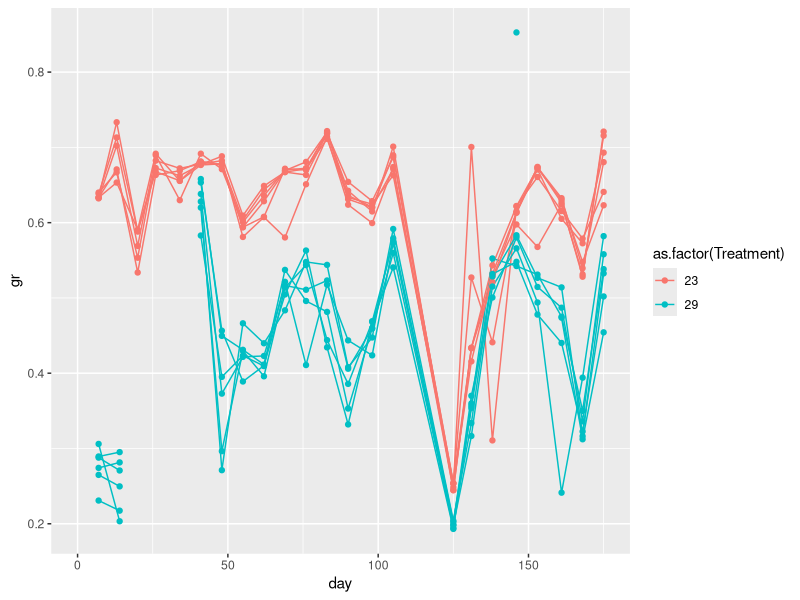
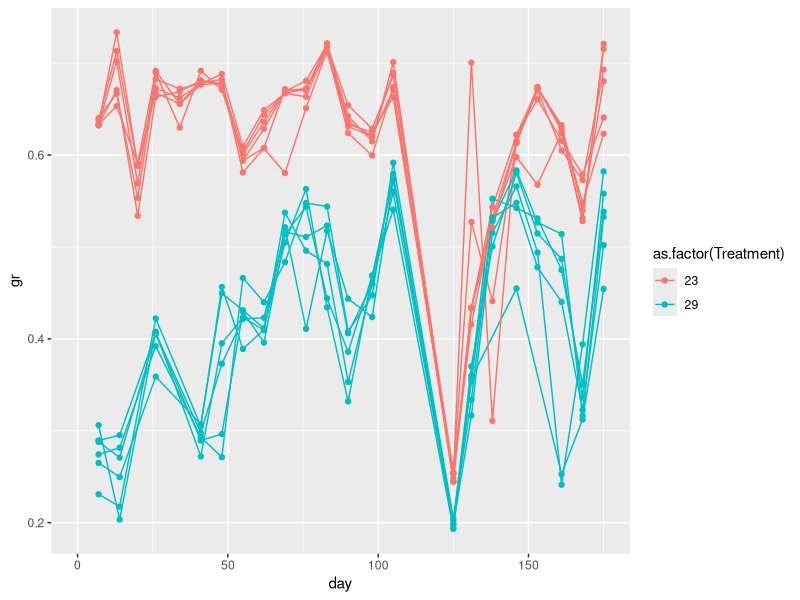
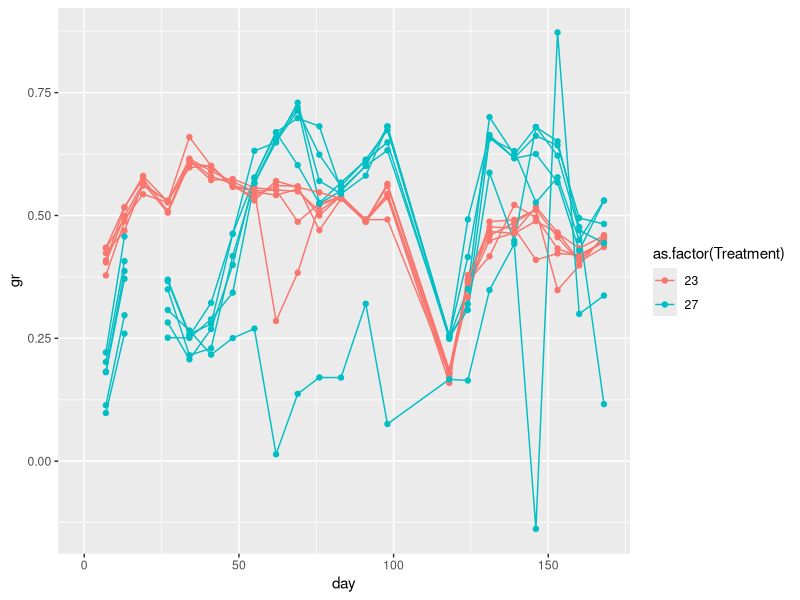
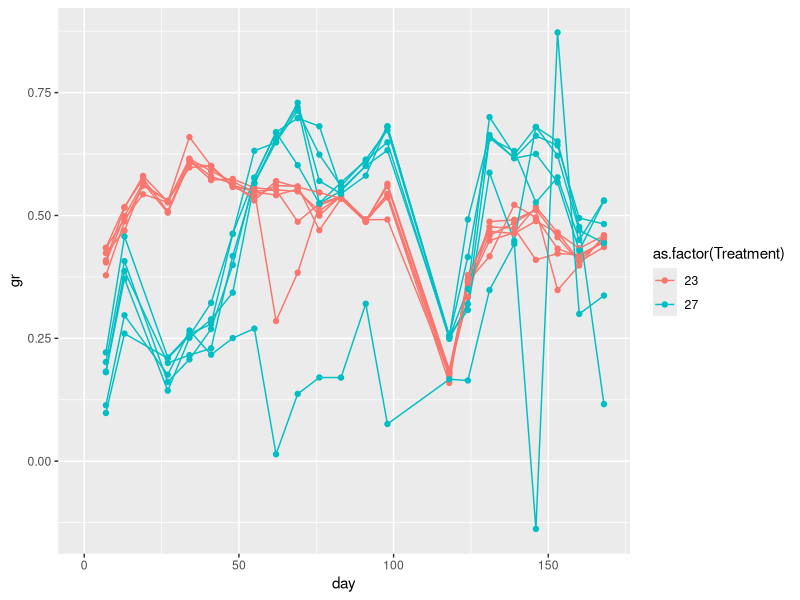

Reproduce these figures in R, in order. (Note: this script raises an error after producing the figures.)
library(ggplot2)
library(nlme)
library(lmerTest)


#####getting data ready#####
#read in data
b_evo <- read.csv("Pc_B_Evo.csv", sep=",", as.is=TRUE, header=TRUE)
d_evo <- read.csv("Pc_D_Evo.csv", sep=",", as.is=TRUE, header=TRUE)

#strip extra rows
b_evo<- b_evo[1:288,]
d_evo <- d_evo[1:276,]

#strip extra columns
b_evo <- b_evo[,1:7]
d_evo <- d_evo[,c(1,2,3,4,5,7,10)]

#format date info
b_evo$Date <- as.Date(b_evo$Date, "%d/%m/%Y")
d_evo$Date <- as.Date(d_evo$Date, "%d/%m/%Y")

#convert to days since begining
b_evo$day <- as.numeric(round(difftime(b_evo$Date, b_evo$Date[1], units="days"), digits=0))
d_evo$day <- as.numeric(round(difftime(d_evo$Date, d_evo$Date[1], units="days"), digits=0))

#make column of cell counts that are numeric
b_evo$Cell.count <- sub(",","",b_evo$Cell.count)
b_evo$Cell.count <- as.numeric(b_evo$Cell.count)
#for b, NAs introduced
#should be 14 - checks out - these were originally nas

d_evo$Cell.count <- sub(",","",d_evo$Count)
d_evo$Cell.count <- as.numeric(d_evo$Cell.count)
#for d, NAs introduced
#should be 6 - checks out - these were originally nas

#####find growth rates####
#?I think Ruth told me that the cells were diluted to 1000 cells/10ul for each transfer
#?not sure what time 0 means then...
#?I'm assuming these cell counts are /10ul for this analysis
#to calculate growth rate: (log(Cell.count) - log(1000))/#days
#?does rep 1 in 23 correspond to rep 1 in 29 in some way? for now, assume no and make unique
#?need to check when dilutions not done/done - NAs right now stopping calculations

b_evo$Rep <- paste(b_evo$Rep.ID,b_evo$Treatment)
d_evo$Rep <- paste(d_evo$Rep.ID,d_evo$Treatment)

#calculate growth rates for b
b_evo$gr <- NA
for (i in unique(b_evo$Rep)){
  sub <- subset(b_evo, Rep==i)
  for (j in 2:length(sub$File.ID)){
    b_evo[b_evo$Rep==i,]$gr[j] <- (log(sub$Cell.count[j])-log(1000))/(sub$day[j]-sub$day[j-1])
  }
}

#if remove rows with NAs, assuming dilution not done on any of those days
b_evo_nona <- b_evo[-which(is.na(b_evo$Cell.count)),]

#calculate growth rates for b without NAs
b_evo_nona$gr <- NA
for (i in unique(b_evo_nona$Rep)){
  sub <- subset(b_evo_nona, Rep==i)
  for (j in 2:length(sub$File.ID)){
    b_evo_nona[b_evo_nona$Rep==i,]$gr[j] <- (log(sub$Cell.count[j])-log(1000))/(sub$day[j]-sub$day[j-1])
  }
}


#calculate growth rates for d
d_evo$gr <- NA
for (i in unique(d_evo$Rep)){
  sub <- subset(d_evo, Rep==i)
  for (j in 2:length(sub$File.ID)){
    d_evo[d_evo$Rep==i,]$gr[j] <- (log(sub$Cell.count[j])-log(1000))/(sub$day[j]-sub$day[j-1])
  }
}

#if remove rows with NAs, assuming dilution not done on any of those days
d_evo_nona <- d_evo[-which(is.na(d_evo$Cell.count)),]

#calculate growth rates for b without NAs
d_evo_nona$gr <- NA
for (i in unique(d_evo_nona$Rep)){
  sub <- subset(d_evo_nona, Rep==i)
  for (j in 2:length(sub$File.ID)){
    d_evo_nona[d_evo_nona$Rep==i,]$gr[j] <- (log(sub$Cell.count[j])-log(1000))/(sub$day[j]-sub$day[j-1])
  }
}

#####plotting#####
#plot b without removing nas
ggplot(b_evo, aes(x=day, y=gr, col=as.factor(Treatment))) +
  geom_line(aes(group=Rep))+
  geom_point()

#plot b with removing nas
ggplot(b_evo_nona, aes(x=day, y=gr, col=as.factor(Treatment))) +
  geom_line(aes(group=Rep))+
  geom_point()
#mostly ok but huge dip at one timepoint - day 125 = 2022-03-31

#plot d without removing nas
ggplot(d_evo, aes(x=day, y=gr, col=as.factor(Treatment))) +
  geom_line(aes(group=Rep))+
  geom_point()

#plot d with removing nas
ggplot(d_evo_nona, aes(x=day, y=gr, col=as.factor(Treatment))) +
  geom_line(aes(group=Rep))+
  geom_point()
#they have a big dip as well - day 118 = 2022-03-31 - same date
#seems to affect next points as well - related to covid gap? maybe stationary phase and took awhile to recover?

###try to find overall lines of best fit
#b - b_evo_nona
#subset by Treatment - 23
b_subt23 <- subset(b_evo_nona, Treatment==23)
#make version where remove weird points
b_subt23.rm <- b_subt23[-which(b_subt23$day==125),]
b_subt23.rm <- b_subt23.rm[-which(b_subt23.rm$day==131),]
b_subt23.rm <- b_subt23.rm[-which(b_subt23.rm$day==138),]
#fit a linear model
fit1 <- lme(gr~day, data=b_subt23)
fit1.rm <- lm(gr~day, data=b_subt23.rm)
#look at the fits
plot(b_subt23$day, b_subt23$gr, pch=19, col="red")
points(b_subt23.rm$day, b_subt23.rm$gr, pch=19, col="black")
x_axis <- seq(0,175,length=100)
lines(x_axis, predict(fit1, data.frame(day=x_axis)), col="red")
lines(x_axis, predict(fit1.rm, data.frame(day=x_axis)), col="black")

#find values
summary(fit1)$adj.r.squared
fit1$coefficients
summary(fit1.rm)$adj.r.squared
fit1.rm$coefficients

#subset by Treatment - 29
b_subt29 <- subset(b_evo_nona, Treatment==29)
#make version where remove weird points
b_subt29.rm <- b_subt29[-which(b_subt29$day==125),]
b_subt29.rm <- b_subt29.rm[-which(b_subt29.rm$day==131),]
b_subt29.rm <- b_subt29.rm[-which(b_subt29.rm$day==138),]
#fit a linear model
fit1 <- lm(gr~day, data=b_subt29)
fit1.rm <- lm(gr~day, data=b_subt29.rm)
#look at the fits
plot(b_subt29$day, b_subt29$gr, pch=19, col="red")
points(b_subt29.rm$day, b_subt29.rm$gr, pch=19, col="black")
x_axis <- seq(0,175,length=100)
lines(x_axis, predict(fit1, data.frame(day=x_axis)), col="red")
lines(x_axis, predict(fit1.rm, data.frame(day=x_axis)), col="black")

#find values
summary(fit1)$adj.r.squared
fit1$coefficients
summary(fit1.rm)$adj.r.squared
fit1.rm$coefficients

#d - d_evo_nona
#subset by Treatment - 23
d_subt23 <- subset(d_evo_nona, Treatment==23)
#make version where remove weird points
d_subt23.rm <- d_subt23[-which(d_subt23$day==118),]
d_subt23.rm <- d_subt23.rm[-which(d_subt23.rm$day==124),]
d_subt23.rm <- d_subt23.rm[-which(d_subt23.rm$day==131),]
#fit a linear model
fit1 <- lm(gr~day, data=d_subt23)
fit1.rm <- lm(gr~day, data=d_subt23.rm)
#look at the fits
plot(d_subt23$day, d_subt23$gr, pch=19, col="red")
points(d_subt23.rm$day, d_subt23.rm$gr, pch=19, col="black")
x_axis <- seq(0,175,length=100)
lines(x_axis, predict(fit1, data.frame(day=x_axis)), col="red")
lines(x_axis, predict(fit1.rm, data.frame(day=x_axis)), col="black")

#find values
summary(fit1)$adj.r.squared
fit1$coefficients
summary(fit1.rm)$adj.r.squared
fit1.rm$coefficients

#subset by Treatment - 27
d_subt27 <- subset(d_evo_nona, Treatment==27)
#make version where remove weird points
d_subt27.rm <- d_subt27[-which(d_subt27$day==118),]
d_subt27.rm <- d_subt27.rm[-which(d_subt27.rm$day==124),]
d_subt27.rm <- d_subt27.rm[-which(d_subt27.rm$day==131),]
#fit a linear model
fit1 <- lm(gr~day, data=d_subt27)
fit1.rm <- lm(gr~day, data=d_subt27.rm)
#look at the fits
plot(d_subt27$day, d_subt27$gr, pch=19, col="red")
points(d_subt27.rm$day, d_subt27.rm$gr, pch=19, col="black")
x_axis <- seq(0,175,length=100)
lines(x_axis, predict(fit1, data.frame(day=x_axis)), col="red")
lines(x_axis, predict(fit1.rm, data.frame(day=x_axis)), col="black")

#find values
summary(fit1)$adj.r.squared
fit1$coefficients
summary(fit1.rm)$adj.r.squared
fit1.rm$coefficients

#####mixed effects models#####
#b - b_evo_nona
#make Treatment a factor
b_evo_nona$Treatment <- as.factor(b_evo_nona$Treatment)

#make version where remove weird points
b_evo_rm <- b_evo_nona[-which(b_evo_nona$day%in%c(125,131,138)),]


#fit a linear model
b_nlme <- lme(gr ~ day*Treatment, random = ~ day|Rep, data=b_evo_nona, na.action=na.exclude)
b_lme4 <- lmer(gr ~ day*Treatment + (day|Rep), data = b_evo_nona, na.action=na.exclude)

summary(b_nlme)
summary(b_lme4)
VarCorr(b_nlme)
VarCorr(b_lme4)
confint(b_lme4, parm=c("day","Treatment29"))   # lmer
intervals(b_nlme, which="fixed")
anova(b_nlme)
anova(b_lme4, type=1)


fit1.rm <- lm(gr~day, data=b_subt23.rm)
#look at the fits
plot(b_subt23$day, b_subt23$gr, pch=19, col="red")
points(b_subt23.rm$day, b_subt23.rm$gr, pch=19, col="black")
x_axis <- seq(0,175,length=100)
lines(x_axis, predict(fit1, data.frame(day=x_axis)), col="red")
lines(x_axis, predict(fit1.rm, data.frame(day=x_axis)), col="black")

#find values
summary(fit1)$adj.r.squared
fit1$coefficients
summary(fit1.rm)$adj.r.squared
fit1.rm$coefficients

#subset by Treatment - 29
b_subt29 <- subset(b_evo_nona, Treatment==29)
#make version where remove weird points
b_subt29.rm <- b_subt29[-which(b_subt29$day==125),]
b_subt29.rm <- b_subt29.rm[-which(b_subt29.rm$day==131),]
b_subt29.rm <- b_subt29.rm[-which(b_subt29.rm$day==138),]
#fit a linear model
fit1 <- lm(gr~day, data=b_subt29)
fit1.rm <- lm(gr~day, data=b_subt29.rm)
#look at the fits
plot(b_subt29$day, b_subt29$gr, pch=19, col="red")
points(b_subt29.rm$day, b_subt29.rm$gr, pch=19, col="black")
x_axis <- seq(0,175,length=100)
lines(x_axis, predict(fit1, data.frame(day=x_axis)), col="red")
lines(x_axis, predict(fit1.rm, data.frame(day=x_axis)), col="black")

#find values
summary(fit1)$adj.r.squared
fit1$coefficients
summary(fit1.rm)$adj.r.squared
fit1.rm$coefficients

#d - d_evo_nona
#subset by Treatment - 23
d_subt23 <- subset(d_evo_nona, Treatment==23)
#make version where remove weird points
d_subt23.rm <- d_subt23[-which(d_subt23$day==118),]
d_subt23.rm <- d_subt23.rm[-which(d_subt23.rm$day==124),]
d_subt23.rm <- d_subt23.rm[-which(d_subt23.rm$day==131),]
#fit a linear model
fit1 <- lm(gr~day, data=d_subt23)
fit1.rm <- lm(gr~day, data=d_subt23.rm)
#look at the fits
plot(d_subt23$day, d_subt23$gr, pch=19, col="red")
points(d_subt23.rm$day, d_subt23.rm$gr, pch=19, col="black")
x_axis <- seq(0,175,length=100)
lines(x_axis, predict(fit1, data.frame(day=x_axis)), col="red")
lines(x_axis, predict(fit1.rm, data.frame(day=x_axis)), col="black")

#find values
summary(fit1)$adj.r.squared
fit1$coefficients
summary(fit1.rm)$adj.r.squared
fit1.rm$coefficients

#subset by Treatment - 27
d_subt27 <- subset(d_evo_nona, Treatment==27)
#make version where remove weird points
d_subt27.rm <- d_subt27[-which(d_subt27$day==118),]
d_subt27.rm <- d_subt27.rm[-which(d_subt27.rm$day==124),]
d_subt27.rm <- d_subt27.rm[-which(d_subt27.rm$day==131),]
#fit a linear model
fit1 <- lm(gr~day, data=d_subt27)
fit1.rm <- lm(gr~day, data=d_subt27.rm)
#look at the fits
plot(d_subt27$day, d_subt27$gr, pch=19, col="red")
points(d_subt27.rm$day, d_subt27.rm$gr, pch=19, col="black")
x_axis <- seq(0,175,length=100)
lines(x_axis, predict(fit1, data.frame(day=x_axis)), col="red")
lines(x_axis, predict(fit1.rm, data.frame(day=x_axis)), col="black")

#find values
summary(fit1)$adj.r.squared
fit1$coefficients
summary(fit1.rm)$adj.r.squared
fit1.rm$coefficients

#######compare beginning and end######

mean(d_subt27.rm[d_subt27.rm$day%in%unique(d_subt27.rm$day)[2:6],]$gr)
#0.2445429
mean(d_subt27.rm[d_subt27.rm$day%in%unique(d_subt27.rm$day)[15:19],]$gr)
#0.5135323

d_subt27_beg <- d_subt27[d_subt27$day%in%unique(d_subt27$day)[2:6],]
d_subt27_end <- d_subt27[d_subt27$day%in%unique(d_subt27$day)[(length(unique(d_subt27$day))-4):length(unique(d_subt27$day))],]
t.test(d_subt27_beg$gr, d_subt27_end$gr)
# Welch Two Sample t-test
#
# data:  d_subt27.rm_beg$gr and d_subt27.rm_end$gr
# t = -7.2127, df = 40.038, p-value = 9.448e-09
# alternative hypothesis: true difference in means is not equal to 0
# 95 percent confidence interval:
#   -0.3443608 -0.1936180
# sample estimates:
#   mean of x mean of y
# 0.2445429 0.5135323


d_subt23_beg <- d_subt23[d_subt23$day%in%unique(d_subt23$day)[2:6],]
d_subt23_end <- d_subt23[d_subt23$day%in%unique(d_subt23$day)[(length(unique(d_subt23$day))-4):length(unique(d_subt23$day))],]
t.test(d_subt23_beg$gr, d_subt23_end$gr)
#different in wrong direction.
#maybe do by sample?








fit1.rm <- lm(gr~day, data=b_subt23.rm)
